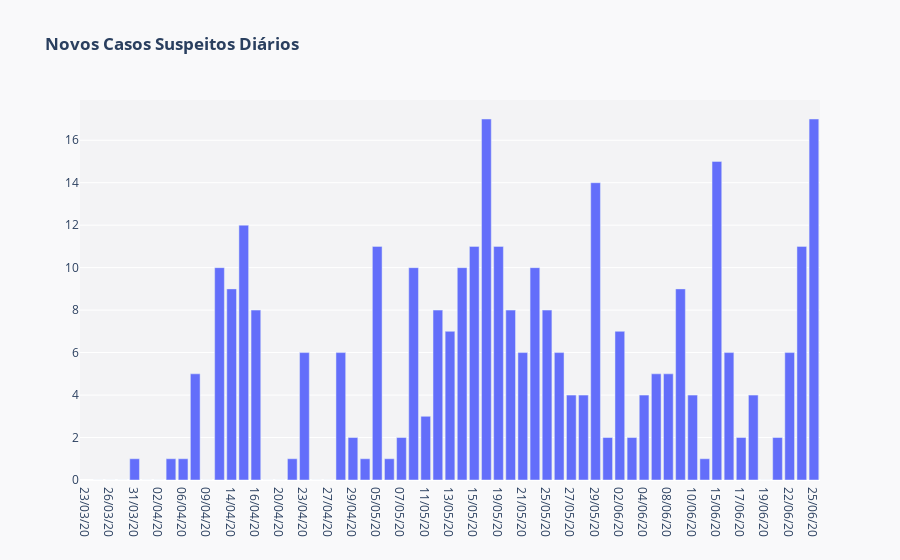

Notebook code cell kept with this figure:
### Code cell
trace = go.Bar(x = data['Data'],
               y = data['Novos Suspeitos'],
               offsetgroup=0)

layout = go.Layout(
        title = '<b>Novos Casos Suspeitos Diários</b>',
        paper_bgcolor='rgba(0,0,50,0.025)',
        plot_bgcolor='rgba(0,0,50,0.025)')

dat = [trace]
fig = go.Figure(data=dat, layout=layout)
py.iplot(fig)

### Figure 1 — Plotly figure (JSON) as saved in the notebook; plotly's stock layout.template omitted (floating-point values rounded to 4 significant figures)
{"data": [{"offsetgroup": "0", "type": "bar", "x": ["23/03/20", "25/03/20", "26/03/20", "27/03/20", "31/03/20", "01/04/20", "02/04/20", "03/04/20", "06/04/20", "08/04/20", "09/04/20", "13/04/20", "14/04/20", "15/04/20", "16/04/20", "17/04/20", "20/04/20", "22/04/20", "23/04/20", "24/04/20", "27/04/20", "28/04/20", "29/04/20", "04/05/20", "05/05/20", "06/05/20", "07/05/20", "08/05/20", "11/05/20", "12/05/20", "13/05/20", "14/05/20", "15/05/20", "18/05/20", "19/05/20", "20/05/20", "21/05/20", "22/05/20", "25/05/20", "26/05/20", "27/05/20", "28/05/20", "29/05/20", "01/06/20", "02/06/20", "03/06/20", "04/06/20", "05/06/20", "08/06/20", "09/06/20", "10/06/20", "12/06/20", "15/06/20", "16/06/20", "17/06/20", "18/06/20", "19/06/20", "20/06/22", "22/06/20", "23/06/20", "25/06/20"], "y": [null, 0, 0, 0, 1, 0, 0, 1, 1, 5, 0, 10, 9, 12, 8, 0, 0, 1, 6, 0, 0, 6, 2, 1, 11, 1, 2, 10, 3, 8, 7, 10, 11, 17, 11, 8, 6, 10, 8, 6, 4, 4, 14, 2, 7, 2, 4, 5, 5, 9, 4, 1, 15, 6, 2, 4, 0, 2, 6, 11, 17]}], "layout": {"paper_bgcolor": "rgba(0,0,50,0.025)", "plot_bgcolor": "rgba(0,0,50,0.025)", "title": {"text": "<b>Novos Casos Suspeitos Diários</b>"}}}
